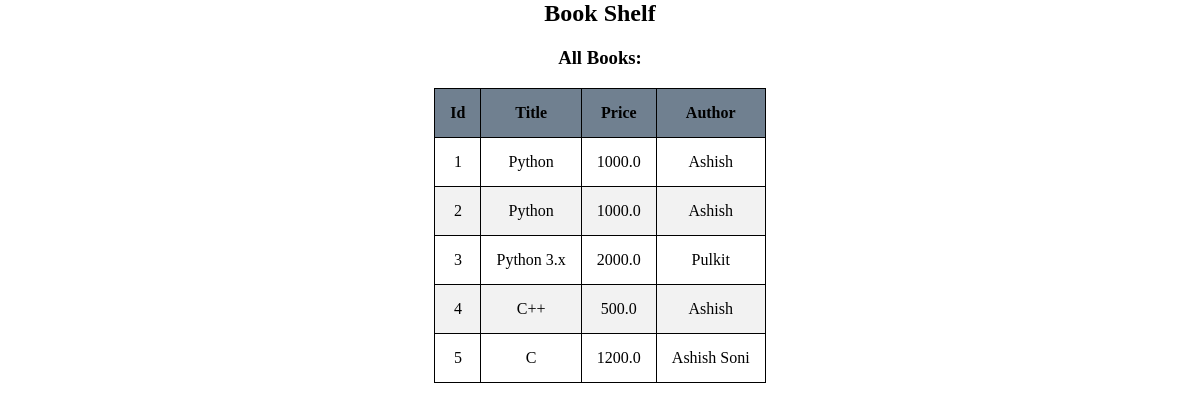
The page / on the database its author committed.
### book_author/models.py (models this page shows)
class Book(models.Model):
    title = models.CharField(max_length=50)
    price = models.FloatField()
    author = models.ForeignKey(Author, on_delete=models.CASCADE)

class Author(models.Model):
    def __str__(self):
        return self.name
    name = models.CharField(max_length=50)

### book_author/views.py (the view)
# urls.py: path('',views.list_all_books),
def list_all_books(request):
    context = {}
    context['books'] = Book.objects.all()
    return render(request, "book_author/home.html", context)

### book_author/templates/book_author/home.html (shortened to what this page needs)
<html>
<head>
</head>
<body>
    <div id="header">
        <h2>Book Shelf</h2>
    </div>
    <h3>All Books:</h3>
    {% block content %}
    <table>
        <thead>
            <tr>
                <th>Id</th>
                <th>Title</th>
                <th>Price</th>
                <th>Author</th>
            </tr>
        </thead>
        <tbody>
            {% for book in books %}
            <tr>
                <td>{{book.id}}</td>
                <td>{{book.title}}</td>
                <td>{{book.price}}</td>
                <td>{{book.author}}</td>
            </tr>
            {% endfor %}
        </tbody>
    </table>
    {% endblock content %}
</body>
</html>

### book_author/templates/book_author/home.html (style rules this page uses)
table, th, td { border: 1px solid black; border-collapse: collapse; padding: 15px; text-align: center; }
tr:nth-child(even) { background-color: #f2f2f2; }
th { background-color: slategray; }
#header { text-align: center; }
html { display: table; margin: auto; }
body { display: table-cell; vertical-align: middle; text-align: center; }

### rows shown on the page
Book: id "1", title "Python", price "1000.0", author "Ashish"
Book: id "2", title "Python", price "1000.0", author "Ashish"
Book: id "3", title "Python 3.x", price "2000.0", author "Pulkit"
Book: id "4", title "C++", price "500.0", author "Ashish"
Book: id "5", title "C", price "1200.0", author "Ashish Soni"
